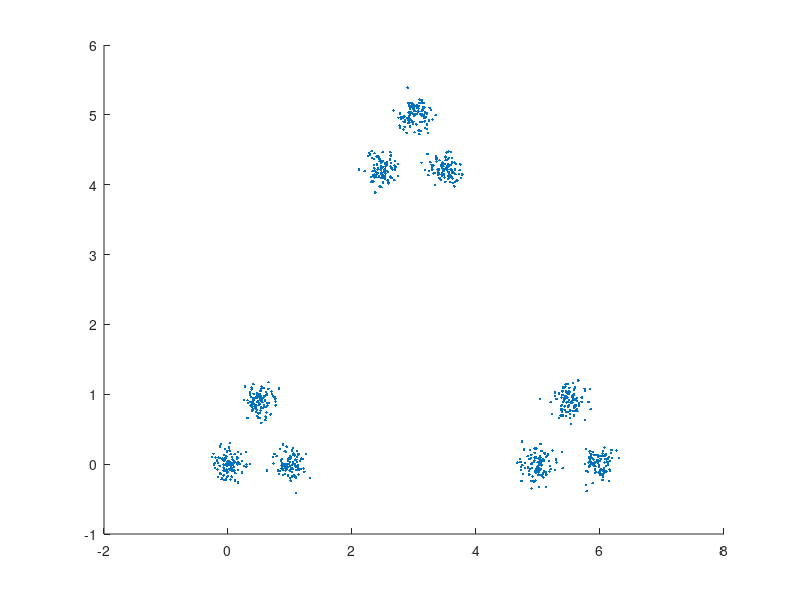

Recreate this plot in MATLAB. (Note: this script raises an error after producing the figure.)
%% This code implements the DA algorithm with p(k|j,i) transition prob.

%% Constructing Data Set 1
C1 = [0 0]; C2 = [1 0]; C3 = [0.5 0.9]; 
C4 = [5 0]; C5 = [6 0]; C6 = [5.5 0.9]; 
C7 = [2.5 4.2]; C8 = [3.5 4.2]; C9 = [3 5];
rng('default');
Centers = [C1; C2; C3; C4; C5; C6; C7; C8; C9];
Np = 100;
count = 1;
X = zeros(size(Centers,1)*Np, 2);
for i = 1 : size(Centers,1)
    for j = 1 : Np
        x = normrnd(Centers(i,1),0.125);
        y = normrnd(Centers(i,2),0.125);
        X(count,:) = [x y];
        count = count + 1;
    end
end
X_d1 = X;
%% Constructing Data Set 2
C1 = [0 0]; C2 = [2 0]; C3 = [1 2]; 
C4 = [4 0]; C5 = [6 0]; C6 = [5 2]; 
C7 = [2 3.8]; C8 = [4 3.8]; C9 = [3 5.5];
C10 = [3,2];
rng('default');
Centers = [C1; C2; C3; C4; C5; C6; C7; C8; C9; C10];
Np = 200;
count = 1;
X = zeros(size(Centers,1)*Np, 2);
for i = 1 : size(Centers,1)
    for j = 1 : Np
        x = normrnd(Centers(i,1),0.175);
        y = normrnd(Centers(i,2),0.175);
        X(count,:) = [x y];
        count = count + 1;
    end
end
X_d2 = X;
%% Constructing Data Set 3
C11 = [-8 -4]; C21 = [4 -4]; C31 = [4 4]; C41 = [-8 4];
%C12 = C11 + [3.5 0]; C13 = C11 + [0 3.5]; C14 = C11 + [3.5 3.5];
%C22 = C21 + [3.5 0]; C23 = C21 + [0 3.5]; C24 = C21 + [3.5 3.5];
%C32 = C31 + [3.5 0]; C33 = C31 + [0 3.5]; C34 = C31 + [3.5 3.5];
%C42 = C41 + [3.5 0]; C43 = C41 + [0 3.5]; C44 = C41 + [3.5 3.5];


rng('default');
Centers = [C11; C21; C31; C41];

Np = 200;
count = 1;
X = zeros(size(Centers,1)*Np, 2);
C = zeros(size(Centers,1)*Np, 1);
for i = 1 : size(Centers,1)
    for j = 1 : Np
        x = normrnd(Centers(i,1),0.25);
        y = normrnd(Centers(i,2),0.25);
        X(count,:) = [x y];
        C(count) = i;
        count = count + 1;
    end
end
X_d3 = X;

%% Constructing Data Set 4
C11 = [-8 -4]; C21 = [4 -4]; C31 = [4 4]; C41 = [-8 4];
C12 = C11 + [3.5 0]; C13 = C11 + [0 3.5]; C14 = C11 + [3.5 3.5];
C22 = C21 + [3.5 0]; C23 = C21 + [0 3.5]; C24 = C21 + [3.5 3.5];
C32 = C31 + [3.5 0]; C33 = C31 + [0 3.5]; C34 = C31 + [3.5 3.5];
C42 = C41 + [3.5 0]; C43 = C41 + [0 3.5]; C44 = C41 + [3.5 3.5];


rng('default');
Centers = [C11; C12; C13; C14; C21; C22; C23; C24;...
           C31; C32; C33; C34; C41; C42; C43; C44];
Np = 200;
count = 1;
X = zeros(size(Centers,1)*Np, 2);
C = zeros(size(Centers,1)*Np, 1);
for i = 1 : size(Centers,1)
    for j = 1 : Np
        x = normrnd(Centers(i,1),0.25);
        y = normrnd(Centers(i,2),0.25);
        X(count,:) = [x y];
        C(count) = i;
        count = count + 1;
    end
end
X_d4 = X;

%% Constructing Data Set 5

C1 = [2,4]; C2 = [4,7]; C3 = [5,5]; C4 = [5,3]; C5 = [4,1];
rng('default');
Centers = [C1; C2; C3; C4; C5];
Np = 200;
count = 1;
X = zeros(size(Centers,1)*Np, 2);
C = zeros(size(Centers,1)*Np, 1);
for i = 1 : size(Centers,1)
    for j = 1 : Np
        x = normrnd(Centers(i,1),0.25);
        y = normrnd(Centers(i,2),0.25);
        X(count,:) = [x y];
        C(count) = i;
        count = count + 1;
    end
end
X_d5 = X;

X = X_d1;
scatter(X(:,1),X(:,2),'.');
[M, N] = size(X);

%% Setting for DA parameters

K = 5; Tmin = 0.0005; alpha = 0.99; PERTURB = 0.0001; STOP = 1e-2;
T = 12; Px = (1/M)*ones(M,1); Y = repmat(Px'*X, [K,1]);
rho = Px;

T_P = zeros(K,K,M);
for j = 1 : K
    for k = 1 : K
        if j ~= k
            T_P(k,j,:) = 1/(K*(K-1));
            %T_P(k,j,:) = 1/K;
        end
    end
    T_P(j,j,:) = (K-1)/K;
end


% Preallocate 3D matrix: p_l_given_ji(l, j, i)
% p_l_given_ji = zeros(K, K, M);
% 
% for j = 1:K
%     for i = 1:M
%         % Initialize unnormalized probabilities
%         probs = zeros(1, K);
%         for l = 1:K
%             if l == j
%                 probs(l) = rand * 0.6 + 0.6;  % Strong preference for l == j
%             else
%                 probs(l) = rand * 0.05;       % Small values for l ≠ j
%             end
%         end
% 
%         % Normalize to sum to 1
%         probs = probs / sum(probs);
% 
%         % Store in matrix
%         p_l_given_ji(:, j, i) = probs(:);
%     end
% end
% 
% T_P = p_l_given_ji;

beta_cr = 0;
v = VideoWriter('my_simulation_video_With_TP.mp4', 'Motion JPEG 2000');  % or 'Motion JPEG AVI'
v.FrameRate = 10;  % frames per second
open(v);
while T >= Tmin
    L_old = inf;
    while 1
        [D,D_Act] = distortion_RLClustering(X,Y,M,N,K,T_P);
        num = exp(-D/T);
        den = repmat(sum(num,2),[1 K]);
        P = num./den;
        Py = P'*Px;
        for l = 1:K
            T_slice = squeeze(T_P(l, :, :))';   
            W = (1/M) * P .* T_slice;           
            row_weights = sum(W, 2);            
            numerator = row_weights' * X;
            denominator = sum(row_weights);
            Y(l, :) = numerator / denominator;
        end
        Y = Y + PERTURB*rand(size(Y));
        if isnan(Y)
            pp = 1;
        end
        L = -T*Px'*log(sum(exp(-D/T),2));
        if(norm(L-L_old) < STOP)
            break;
        end
        L_old = L;
    end
    %T_cr = critical_beta(X, Y, K, M, T_P, P, rho);
    T_cr = critical_beta_NewDelta(X, Y, K, M, T_P, P, rho);
    fprintf('%d %d \n',T,T_cr);
    T = T*alpha;
    scatter(X(:,1),X(:,2),'.'); hold on;
    scatter(Y(:,1),Y(:,2),'d','filled'); title(T); hold off;
    frame = getframe(gcf);       % gcf = current figure
    %writeVideo(v, frame);  
end
close(v);
